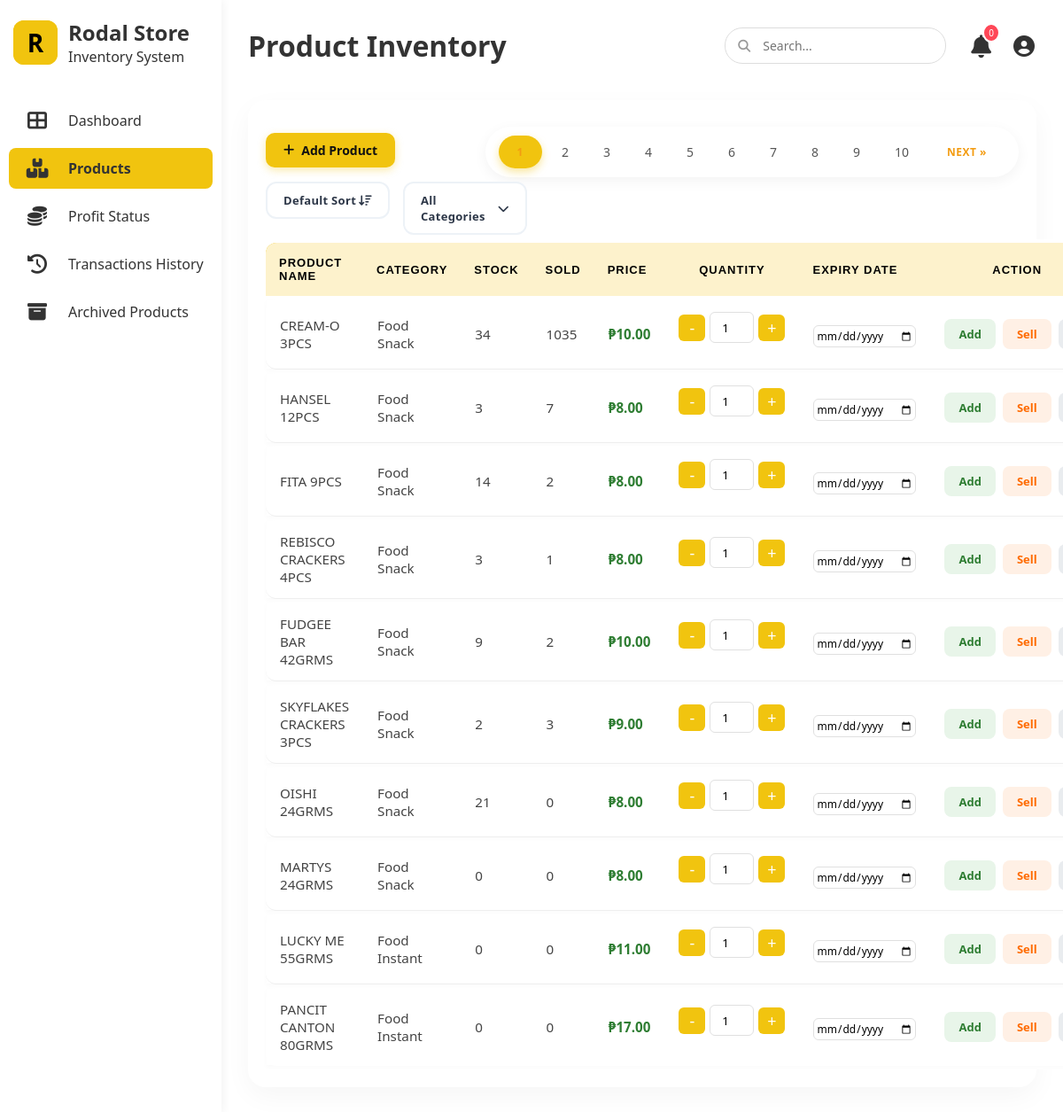
The page /stocks.php (signed in) on the database its author committed.
### tables this page shows
CREATE TABLE `product` (
  `product_id` int(11) NOT NULL,
  `product_name` varchar(255) NOT NULL,
  `category_id` int(11) NOT NULL,
  `cost` decimal(10,2) NOT NULL,
  `price` decimal(11,2) NOT NULL,
  `product_sku` varchar(255) NOT NULL,
  `is_active` tinyint(1) DEFAULT 1
);

CREATE TABLE `category` (
  `category_id` int(11) NOT NULL,
  `category_name` varchar(255) NOT NULL
);

### stocks.php (the view, shortened to what this page needs)
<?php
require 'db_connect.php';
$search = isset($_GET['search']) ? mysqli_real_escape_string($conn, $_GET['search']) : '';
$sort = $_GET['sort'] ?? 'default';
switch ($sort) {
    default:
        $orderBy = "p.product_id ASC";
}
$limit = 10;
$page = isset($_GET['page']) ? (int) $_GET['page'] : 1;
$offset = ($page - 1) * $limit;
$conditions = [];
$conditions[] = "p.is_active = 1";
$whereClause = "WHERE " . implode(" AND ", $conditions);
$total_query = "SELECT COUNT(*) as total
                FROM product p
                JOIN category c ON p.category_id = c.category_id
                $whereClause";
$total_results_res = mysqli_query($conn, $total_query);
$total_row = mysqli_fetch_assoc($total_results_res);
$total_pages = ceil($total_row['total'] / $limit);
$sql = "SELECT p.product_id, p.product_name, p.product_sku, p.cost, p.category_id, c.category_name, p.price,
        SUM(CASE WHEN t.transaction_type = 'IN' THEN t.quantity ELSE 0 END) as total_in,
        SUM(CASE WHEN t.transaction_type = 'OUT' THEN t.quantity ELSE 0 END) as total_out
        FROM product p
        JOIN category c ON p.category_id = c.category_id
        LEFT JOIN stock_transaction t ON p.product_id = t.product_id
        $whereClause
        GROUP BY p.product_id
        ORDER BY $orderBy
        LIMIT $limit OFFSET $offset";
$result = mysqli_query($conn, $sql);
?>
<!DOCTYPE html>
<html lang="en">
<head>
    <link rel="stylesheet" href="style.css">
    <link rel="stylesheet" href="https://cdnjs.cloudflare.com/ajax/libs/font-awesome/6.4.0/css/all.min.css">
</head>
<body>
    <div class="container">
        <aside class="sidebar">
            <div class="logo">
                <a href="dashboard.php" class="logo-r">
                    <div class="logo-r">R</div>
                </a>
                <div class="logo-text">
                    <h2>Rodal Store</h2>
                    <p>Inventory System</p>
                </div>
            </div>
            <ul class="nav-links">
                <li><a href="dashboard.php"><i class="fas fa-th-large"></i> <span>Dashboard</span></a></li>
                <li class="active"><a href="stocks.php"><i class="fas fa-boxes"></i> <span>Products</span></a></li>
                <li><a href="profit_status.php"><i class="fas fa-coins"></i> <span>Profit Status</span></a></li>
                <li><a href="purchase-history.php"><i class="fas fa-history"></i><span>Transactions History</span></a>
                </li>
                <li><a href="archived_products.php"><i class="fas fa-archive"></i> <span>Archived Products</span></a>
                </li>
            </ul>
        </aside>
        <main class="main-content">
            <header>
                <div class="header-title">
                    <h1>Product Inventory</h1>
                </div>
                <div class="header-right">
                    <div class="search-bar">
                        <form method="GET" action="stocks.php">
                            <input type="text" name="search" placeholder="Search..."
                                value="<?php echo htmlspecialchars($search); ?>">
                        </form>
                    </div>
                    <div class="user-actions">
                        <div class="notification-container">
                            <button class="icon-btn" id="notifBtn">
                                <i class="fas fa-bell"></i>
                                <span class="notif-badge" id="notifCount">0</span>
                            </button>
                        </div>
                        <div class="user-profile-wrapper"
                            style="position: relative !important; display: inline-block !important; vertical-align: middle;">
                            <div id="profileBtn" onclick="toggleProfileMenu(event)" style="cursor: pointer;
                padding: 2px;
                display: flex;
                align-items: center;
                justify-content: center;
                transition: opacity 0.2s;" onmouseover="this.style.opacity='0.8'" onmouseout="this.style.opacity='1'">
                                <i class="fas fa-user-circle"
                                    style="font-size: 24px !important; color: #333 !important;"></i>
                            </div>
                        </div>
                    </div>
                </div>
            </header>
            <section class="category-section">
                <div class="top-bar">
                    <button class="add-product-btn" onclick="openAddProductModal()">
                        <i class="fas fa-plus"></i> Add Product
                    </button>
                    <div class="pagination-container">
                        <?php
                        $url_params = '';
                        ?>
                        <div class="pagination">
                            <?php for ($i = 1; $i <= $total_pages; $i++): ?>
                                <a href="?page=<?php echo $i . $url_params; ?>"
                                    class="<?php echo ($page == $i) ? 'active' : ''; ?>">
                                    <?php echo $i; ?>
                                </a>
                            <?php endfor; ?>
                            <?php if ($page < $total_pages): ?>
                                <a href="?page=<?php echo ($page + 1) . $url_params; ?>">Next &raquo;</a>
                            <?php endif; ?>
                        </div>
                    </div>
                    <?php
                    $currentCat = $_GET['category'] ?? 'all';
                    ?>
                    <form method="GET" id="filterForm" action="stocks.php" style="display: flex; gap: 15px;">
                        <div class="modern-dropdown" id="sortDropdown">
                            <div class="dropdown-trigger">
                                <span>
                                    <?php
                                    $labels = [
                                        'default' => 'Default Sort',
                                        'most_sold' => 'Sales: Most Sold',
                                        'least_sold' => 'Sales: Least Sold',
                                        'alpha_asc' => 'Name: A to Z',
                                        'alpha_desc' => 'Name: Z to A',
                                        'price_asc' => 'Price: Low-High',
                                        'price_desc' => 'Price: High-Low',
                                        'stock_low' => 'Stock: Low-High',
                                        'stock_high' => 'Stock: High-Low'
                                    ];
                                    echo $labels[$sort] ?? 'Default Sort';
                                    ?>
                                </span>
                                <i class="fas fa-sort-amount-down"></i>
                            </div>
                        </div>
                        <div class="modern-dropdown" id="categoryDropdown">
                            <div class="dropdown-trigger">
                                <span id="selectedDisplay">
                                    <?php echo ($currentCat === 'all') ? 'All Categories' : str_replace('_', ' ', $currentCat); ?>
                                </span>
                                <i class="fas fa-chevron-down"></i>
                            </div>
                        </div>
                    </form>
                </div>
                <table class="grid-table">
                    <thead class="grid-thead">
                        <tr>
                            <th>Product Name</th>
                            <th>Category</th>
                            <th>Stock</th>
                            <th>Sold</th>
                            <th>Price</th>
                            <th style="text-align: center;">Quantity</th>
                            <th>Expiry Date</th>
                            <th style="text-align: center;">Action</th>
                        </tr>
                    </thead>
                    <tbody id="productBody">
                        <?php while ($row = mysqli_fetch_assoc($result)) {
                            $stock = $row['total_in'] - $row['total_out'];
                            $sold = $row['total_out'];
                            $catAttr = strtoupper(str_replace(' ', '_', $row['category_name']));
                        ?>
                            <tr data-category="<?php echo $catAttr; ?>">
                                <td><?php echo htmlspecialchars($row['product_name']); ?></td>
                                <td><?php echo ucwords(strtolower(str_replace('_', ' ', $row['category_name']))); ?></td>
                                <td><?php echo $stock; ?></td>
                                <td><?php echo $sold; ?></td>
                                <td style="font-weight: bold; color: #2e7d32;">
                                    ₱<?php echo number_format($row['price'], 2); ?></td>
                                <td>
                                    <div class="quantity-box">
                                        <button onclick="changeQty(this,-1)">-</button>
                                        <input type="number" value="1" min="1" id="qty-<?php echo $row['product_id']; ?>">
                                        <button onclick="changeQty(this,1)">+</button>
                                    </div>
                                </td>
                                <td>
                                    <input type="date" id="expiry-<?php echo $row['product_id']; ?>"
                                        style="margin-top: 5px; font-size: 12px; padding: 2px;">
                                </td>
                                <td>
                                    <div class="action-group" style="display: flex; align-items: center; gap: 8px;">
                                        <button class="add-btn"
                                            onclick="updateStock(<?php echo $row['product_id']; ?>, 'IN')">Add</button>
                                        <button class="sell-btn"
                                            onclick="updateStock(<?php echo $row['product_id']; ?>, 'OUT', <?php echo $stock; ?>)">Sell</button>
                                        <div class="action-menu-container">
                                            <button class="action-trigger-btn"
                                                onclick="toggleMenu(event, <?php echo $row['product_id']; ?>)">
                                            </button>
                                        </div>
                                    </div>
                                </td>
                            </tr>
                        <?php } ?>
                    </tbody>
                </table>
            </section>
        </main>
    </div>
</body>
</html>

### rows shown on the page
product: product_name "CREAM-O 3PCS", category.category_name "Food Snack", stock "34", sold "1035", price "10.00"
product: product_name "HANSEL 12PCS", category.category_name "Food Snack", stock "3", sold "7", price "8.00"
product: product_name "FITA 9PCS", category.category_name "Food Snack", stock "14", sold "2", price "8.00"
product: product_name "REBISCO CRACKERS 4PCS", category.category_name "Food Snack", stock "3", sold "1", price "8.00"
product: product_name "FUDGEE BAR 42GRMS", category.category_name "Food Snack", stock "9", sold "2", price "10.00"
product: product_name "SKYFLAKES CRACKERS 3PCS", category.category_name "Food Snack", stock "2", sold "3", price "9.00"
product: product_name "OISHI 24GRMS", category.category_name "Food Snack", stock "21", sold "0", price "8.00"
product: product_name "MARTYS 24GRMS", category.category_name "Food Snack", stock "0", sold "0", price "8.00"
product: product_name "LUCKY ME 55GRMS", category.category_name "Food Instant", stock "0", sold "0", price "11.00"
product: product_name "PANCIT CANTON 80GRMS", category.category_name "Food Instant", stock "0", sold "0", price "17.00"

### other values the page prints
$labels[$sort] "Default Sort"
